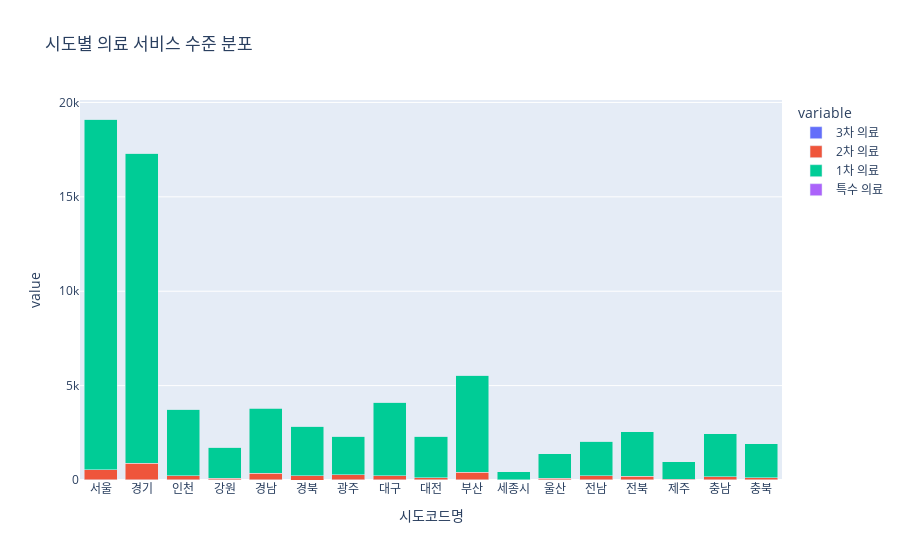

Source (notebook cell):
### Code cell
fig = px.bar(hospital_grouped_, 
             x='시도코드명',  
             y=['3차 의료', '2차 의료', '1차 의료', '특수 의료'], 
             title='시도별 의료 서비스 수준 분포',
             barmode='stack')

# 그래프 표시
fig.show()

### Figure 1 — Plotly figure (JSON) as saved in the notebook; plotly's stock layout.template omitted (floating-point values rounded to 4 significant figures)
{"data": [{"alignmentgroup": "True", "hovertemplate": "variable=3차 의료<br>시도코드명=%{x}<br>value=%{y}<extra></extra>", "legendgroup": "3차 의료", "marker": {"color": "#636efa", "pattern": {"shape": ""}}, "name": "3차 의료", "offsetgroup": "3차 의료", "orientation": "v", "showlegend": true, "textposition": "auto", "type": "bar", "x": ["서울", "경기", "인천", "강원", "경남", "경북", "광주", "대구", "대전", "부산", "세종시", "울산", "전남", "전북", "제주", "충남", "충북"], "xaxis": "x", "y": [14, 6, 3, 2, 3, 0, 2, 5, 2, 4, 0, 1, 1, 2, 0, 1, 1], "yaxis": "y"}, {"alignmentgroup": "True", "hovertemplate": "variable=2차 의료<br>시도코드명=%{x}<br>value=%{y}<extra></extra>", "legendgroup": "2차 의료", "marker": {"color": "#EF553B", "pattern": {"shape": ""}}, "name": "2차 의료", "offsetgroup": "2차 의료", "orientation": "v", "showlegend": true, "textposition": "auto", "type": "bar", "x": ["서울", "경기", "인천", "강원", "경남", "경북", "광주", "대구", "대전", "부산", "세종시", "울산", "전남", "전북", "제주", "충남", "충북"], "xaxis": "x", "y": [536, 894, 218, 103, 345, 225, 277, 225, 130, 406, 14, 94, 227, 196, 29, 173, 114], "yaxis": "y"}, {"alignmentgroup": "True", "hovertemplate": "variable=1차 의료<br>시도코드명=%{x}<br>value=%{y}<extra></extra>", "legendgroup": "1차 의료", "marker": {"color": "#00cc96", "pattern": {"shape": ""}}, "name": "1차 의료", "offsetgroup": "1차 의료", "orientation": "v", "showlegend": true, "textposition": "auto", "type": "bar", "x": ["서울", "경기", "인천", "강원", "경남", "경북", "광주", "대구", "대전", "부산", "세종시", "울산", "전남", "전북", "제주", "충남", "충북"], "xaxis": "x", "y": [18570, 16405, 3515, 1628, 3466, 2634, 2032, 3879, 2194, 5128, 431, 1307, 1832, 2345, 946, 2277, 1817], "yaxis": "y"}, {"alignmentgroup": "True", "hovertemplate": "variable=특수 의료<br>시도코드명=%{x}<br>value=%{y}<extra></extra>", "legendgroup": "특수 의료", "marker": {"color": "#ab63fa", "pattern": {"shape": ""}}, "name": "특수 의료", "offsetgroup": "특수 의료", "orientation": "v", "showlegend": true, "textposition": "auto", "type": "bar", "x": ["서울", "경기", "인천", "강원", "경남", "경북", "광주", "대구", "대전", "부산", "세종시", "울산", "전남", "전북", "제주", "충남", "충북"], "xaxis": "x", "y": [3, 5, 1, 0, 1, 1, 0, 0, 1, 1, 0, 0, 0, 0, 1, 0, 1], "yaxis": "y"}], "layout": {"barmode": "stack", "legend": {"title": {"text": "variable"}, "tracegroupgap": 0}, "title": {"text": "시도별 의료 서비스 수준 분포"}, "xaxis": {"anchor": "y", "domain": [0, 1], "title": {"text": "시도코드명"}}, "yaxis": {"anchor": "x", "domain": [0, 1], "title": {"text": "value"}}}}
